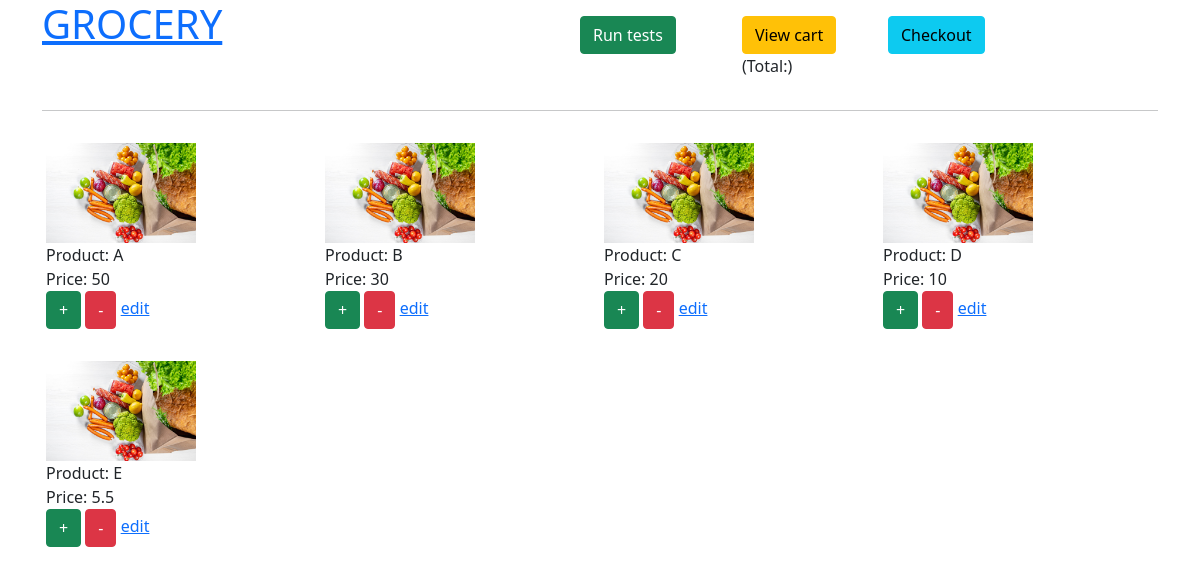
The page / on the database its author committed.
### tables this page shows
CREATE TABLE `product` (
  `id` int unsigned NOT NULL AUTO_INCREMENT,
  `name` varchar(255) NOT NULL,
  `price` float NOT NULL,
  PRIMARY KEY (`id`)
);

### application/Models/DBManager.php (called while the page is built, shortened)
<?php
class DBManager
{
    private $config;
    private $pdo;
    public function __construct($conf)
    {
        $this->config = $conf;
    }
    public function connectPDO()
    {
        try {
            $this->pdo = new \PDO($this->config['db_pdo'], $this->config['db_username'], $this->config['db_password']);
        } catch (\PDOException $e) {
            throw new \PDOException($e->getMessage(), (int) $e->getCode());
        }
    }
    public function exec($sql, $params = [])
    {
        $stmt = $this->pdo->prepare($sql);
        $res = $stmt->execute($params);
        return $stmt;
    }
    public function query($sql, $params = [])
    {
        $stmt = $this->exec($sql, $params);
        return $stmt->fetchAll();
    }
}

### application/Controllers/BaseController.php (called while the page is built, shortened)
<?php
abstract class BaseController
{
    public $db;
    public $view = null;
    public $models = [];
    public function __construct()
    {
        $this->db = new \App\Models\DBManager([
            'db_username' => $GLOBALS['config']['db_username'],
            'db_password' => $GLOBALS['config']['db_password'],
            'db_pdo' => $GLOBALS['config']['db_pdo'],
        ]);
        $this->view = new \stdClass();
        $this->view->pageTitle = '';
        $this->view->faviconPath = '';
    }
    public function loadModel($modelName)
    {
        $this->models[$modelName] = new $model($this->db);
        return $this->models[$modelName];
    }
    public function getViewData()
    {
        if (isset($this->view)) {
            return $this->view;
        }
        return null;
    }
}

### application/Models/ProductModel.php (called while the page is built, shortened)
<?php
class ProductModel
{
    protected $tableName = 'product';
    protected $db;
    public function __construct($db)
    {
        $this->db = $db;
    }
    public function getAllItems()
    {
        $sql = "SELECT * FROM {$this->tableName}";
        $items = $this->db->query($sql);
        return $items;
    }
}

### public/index.php (called while the page is built, shortened)
<?php
$app = new Application();
$app->run();
exit;

### application/Controllers/IndexController.php (called while the page is built, shortened)
<?php
class IndexController extends BaseController
{
    protected $productModel;
    public function __construct()
    {
        $this->productModel = $this->loadModel('Product');
    }
    public function indexAction()
    {
        $this->view->products = $this->productModel->getAllItems();
    }
}

### application/view/product/product_list.phtml (the view, shortened to what this page needs)
<div class="products row col-lg-12">
    <?php foreach ($this->view->products as $product): ?>
        <div class="col-lg-3 p-3 product-item">
            <div><img src="/img/default.jpg" width="150px"/></div>
            <div product-item-name="1">Product: <?= $product['name'] ?></div>
            <div product-item-price="1">Price: <?= $product['price'] ?></div>
            <div>
                <button type="button" class="btn btn-success add-product" data-value="<?= $product['id']; ?>">+</button>
                <button type="button" class="btn btn-danger remove-product" data-value="<?= $product['id']; ?>">-</button>
                <a href="/product/add_edit?id=<?= $product['id']; ?>">edit</a>
            </div>
        </div>
    <?php endforeach; ?>
</div>

### application/view/index/index.phtml
<?php echo $this->render('product/product_list.phtml', 'view'); ?>

### application/Application.php (shortened to what this page needs)
<?php
class Application
{
    private $_request_action = '';
    private $_config = null;
    private function createFromGlobal()
    {
        if (!empty($_SERVER['REQUEST_URI'])) {
            $this->_request_uri = trim($_SERVER['REQUEST_URI']);
            $this->_request_uri = ltrim($this->_request_uri, '/');
            $url_parts = explode('/', $this->_request_uri);
            $this->_request_controller = isset($url_parts[0]) ? $url_parts[0] : "";
            if (isset($url_parts[1])) {
                $url_action = explode('?', $url_parts[1]);
                $this->_request_action = $url_action[0];
            } else {
                $this->_request_action = '';
            }
            return true;
        } else {
            return "Request url too short";
        }
    }
    private function loadConfig()
    {
        $configFile = dirname(__FILE__) . "/application.ini";
        $config = parse_ini_file($configFile, true);
        return $config;
    }
    public function run()
    {
        try {
            $stat = $this->createFromGlobal();
            if ($stat === true) {
                $this->_config = $this->loadConfig();
                $actionName = $this->_request_action . "Action";
                $controller = new $controllerName();
                if ($controller instanceof BaseController && method_exists($controller, $actionName)) {
                    $response = $controller->{$actionName}();
                    if (is_string($response)) {
                        $this->makeError($response, 500);
                        return;
                    } else {
                        $this->view = $this->htmlEscape($controller->getViewData());
                        $view_path = dirname(__FILE__) . "/view/" . $GLOBALS['_request_view_path'] . "/" . $GLOBALS['_request_view_file'] . ".phtml";
                        $this->viewContent = $this->render_view($view_path);
                        if (!empty($GLOBALS['_request_layout'])) {
                            $layout_path = dirname(__FILE__) . "/view/layout/" . $GLOBALS['_request_layout'] . ".phtml";
                            echo $this->render_view($layout_path);
                        } else {
                            echo $this->viewContent;
                        }
                    }
                } else {
                    $this->makeError("Not Found: The requested URL was not found on this server.", 404);
                    MyLogger::log('request action doesn`t exist', MyLogger::ERROR);
                    return;
                }
            } else {
                $this->makeError($stat);
            }
        } catch (Exception $ex) {
            $this->makeError($ex->getMessage());
        }
    }
    public function render($path, $parent = 'view')
    {
        $view_path = dirname(__FILE__) . "/{$parent}/" . $path;
        if (file_exists($view_path)) {
            return $this->render_view($view_path);
        }
        return "";
    }
    private function render_view($path)
    {
        @include($path);
        $view = ob_get_contents();
        return $view;
    }
    private function setDefaultRoute()
    {
        if (!empty($this->_config["default_controller"]) && !empty($this->_config["default_method"])) {
            $this->_request_action = $this->_config["default_method"];
        }
    }
    private function htmlEscape($data)
    {
        if (is_object($data)) {
            $newObj = new \stdClass();
            foreach ($data as $property => $value) {
                $newValue = $this->htmlEscape($value);
                $newObj->{$property} = $newValue;
            }
            return $newObj;
        } else if (is_array($data)) {
            $newArray = array();
            foreach ($data as $key => $value) {
                $newArray[$key] = $this->htmlEscape($value);
            }
            return $newArray;
        } else {
            return htmlentities($data);
        }
    }
}

### application/view/layout/default.phtml (shortened to what this page needs)
<!DOCTYPE html>
<html xmlns="http://www.w3.org/1999/xhtml">
    <head>
            <link href="https://cdn.jsdelivr.net/npm/bootstrap@5.1.0/dist/css/bootstrap.min.css" rel="stylesheet"/>
    </head>
    <body>
        <div class="container ">
            <?php
            echo $this->render('default/header_simple.phtml', 'view/layout');
            echo $this->viewContent;
            ?>
        </div>
    </body>
</html>

### application/view/layout/default/header_simple.phtml
<div class="header-wrapper row col-lg-12">
    <div class="row col-lg-6">
        <h1><a href='/'>GROCERY</a></h1>
    </div>
	<div class="row col-lg-2 p-3">
		<a href="/test/alltests">
			<button type="button" class="btn btn-success">Run tests</button>
		</a>
    </div>
    <div class="col-lg-4 row p-3">
        <div class='col-lg-6 row'>
            <a href="/cart/index">
                <button type="button" class="btn btn-warning">View cart</button>
            </a>
        </div>
        <div class='col-lg-6 row'>
            <a href="/cart/checkout">
                <button type="button" class="btn btn-info">Checkout</button>
            </a>
        </div>
        <div>(Total:<b id="cart-total"><?= $this->Session->get('cart_total') ?></b>)</div>
    </div>
</div>
<hr/>

### rows shown on the page
product: name "A", price "50", $product['id'] 1 (drawn)
product: name "B", price "30", $product['id'] 2 (drawn)
product: name "C", price "20", $product['id'] 3 (drawn)
product: name "D", price "10", $product['id'] 4 (drawn)
product: name "E", price "5.5", $product['id'] 5 (drawn)
